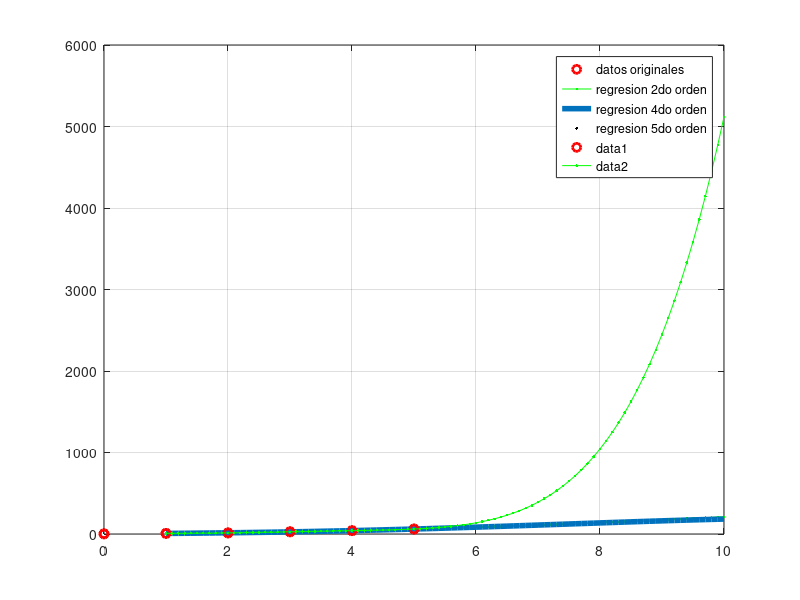

Write the MATLAB code that produced this figure.
%Regresion Polinomial
clear all, clc, close all, format compact
% coordenadas
x=[0 1 2 3 4 5];
y=[2.1 7.7 13.6 27.2 40.9 61.1];

% grafico de puntos
plot(x, y, 'ro', 'linewidth', 2)
hold on 
% regresion polinomial usando polyfit
p2 = polyfit(x, y, 2)
p4 = polyfit(x, y, 4)
p5 = polyfit(x, y, 5) 
% valores para test
xc = 1 : .1 : 10; 
% regresion en 2do grado
y2 = polyval(p2, xc);
plot(xc, y2, 'g.-') 
% regresion en 4to grado
y4 = polyval(p4, xc);
plot(xc, y4, 'linewidth', 4) 
% regresion en 5to grado
y5 = polyval(p5, xc);
plot(xc, y5, 'k.', 'linewidth', 5)
grid
legend('datos originales', 'regresion 2do orden', 'regresion 4do orden', 'regresion 5do orden');


xinput=input('Ingrese los valores de x [] : ');
yinput=input('Ingrese los valores de y [] : ');
plot(x, y, 'ro', 'linewidth', 2);
hold on ;
n=input('Ingrese el grado del polinomio: ');
p2 = polyfit(x, y, n);
disp(p2);
% regresion en n grado
yn = polyval(p2, xc);
plot(xc, yn, 'g.-'); 